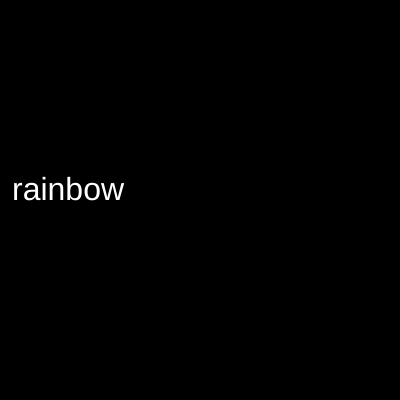
Frame 1 (no input)
Frame 60 (no input): identical to frame 1, image omitted
Frame 120 (the mouse pressed at the canvas centre since frame 60): identical to frame 1, image omitted

The p5.js sketch that drew this single still picture (run headless with seeded random() and noise() and a simulated clock; from frame 60 on, the mouse is pressed at the canvas centre):

// p5.js sketch
// ── sketch.js
// Example code from
// Coding Train "Live Stream #5: Arrays and Objects with p5.js"
// https://youtu.be/8v_D33uGUrU

// the words to display
var words = [ "rainbow", "love", "unicorn", "purple", "friendship" ];
// the index of the word to display
var index = 0;

function setup() {
	createCanvas( 400, 400 );
}

function draw() {
    background(0);
    fill(255);

    textSize(32);
    text( words[index], 12, 200 );
}

function mouseClicked() {
    index = (index+1) % words.length;
}
